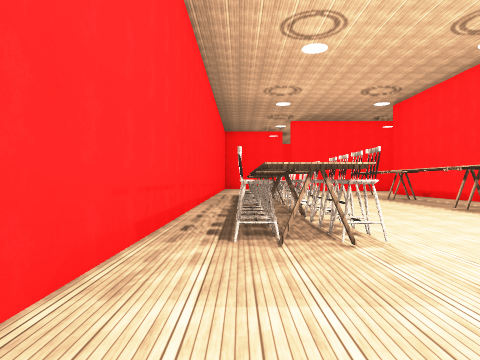
view 1 (above)

24 first-person views from a walk through a 3-D level made in the Unity game engine. The camera is 1.5 m above the floor, looks level and sees 70° across. The floor is counted in squares, 2 m on a side. Each view is taken from the middle of a square. On the plan, view 1 faces up. The plan holds only what a view shows up to about 11 squares ahead; the rest is blank. The place goes on beyond the plan. The player is left out. Surface patterns are stand-ins for the level's own textures.

view 2
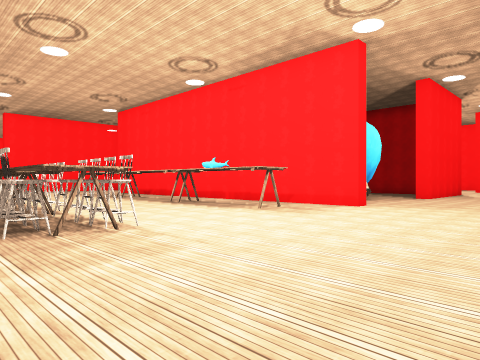

view 3
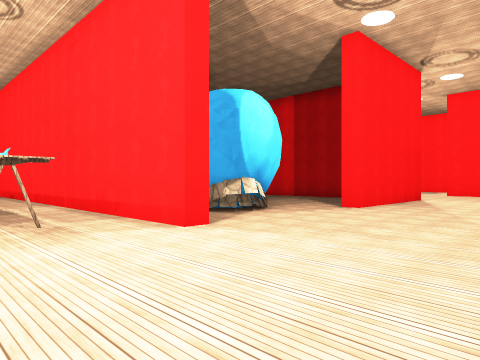

view 4
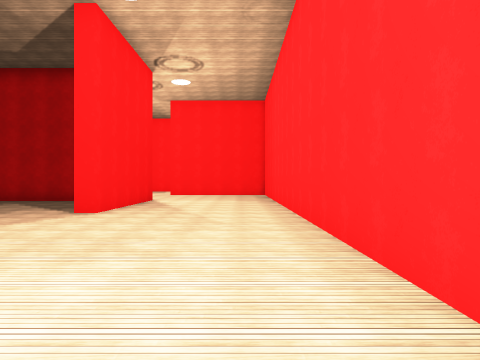

view 5
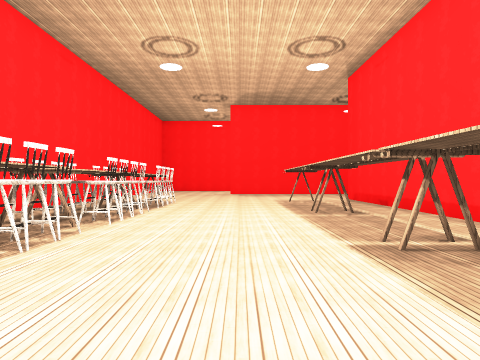

view 6
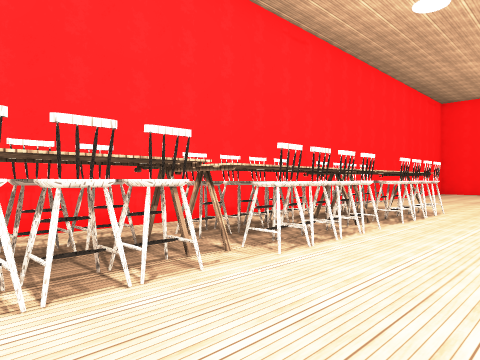

view 7
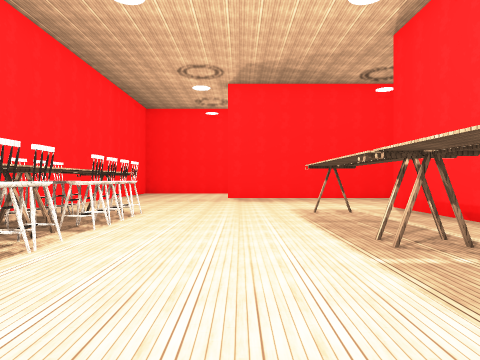

view 8
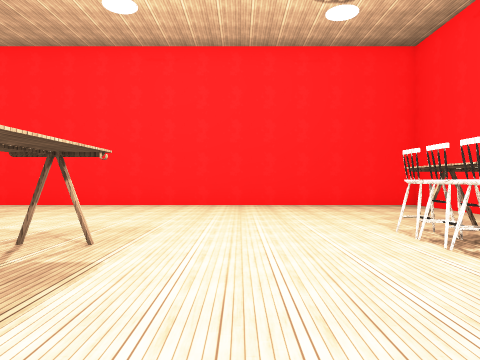

view 9
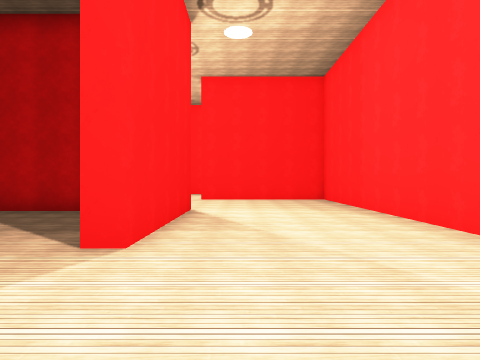

view 10
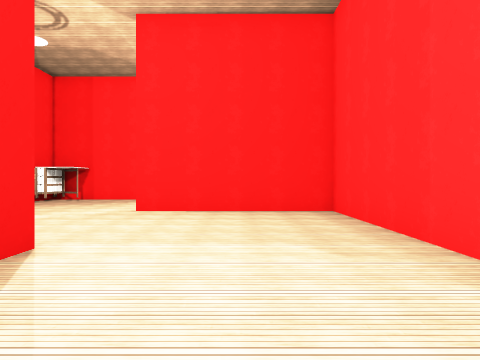

view 11
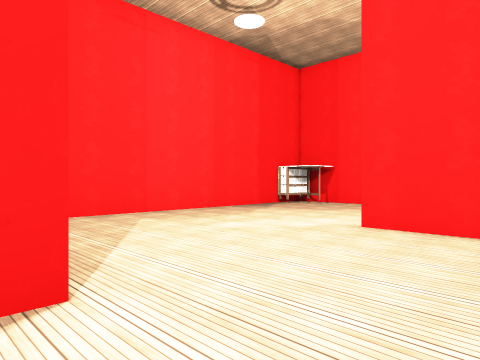

view 12
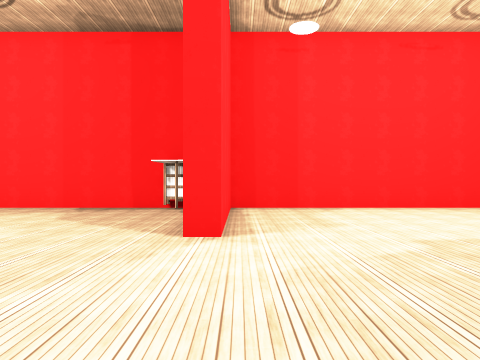

view 13
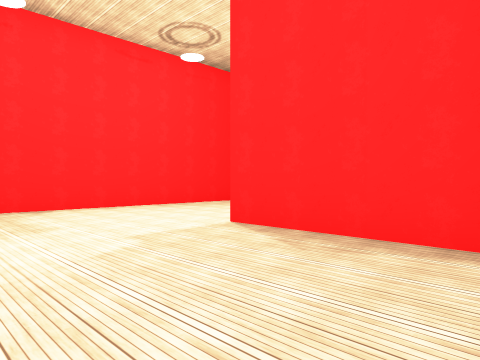

view 14
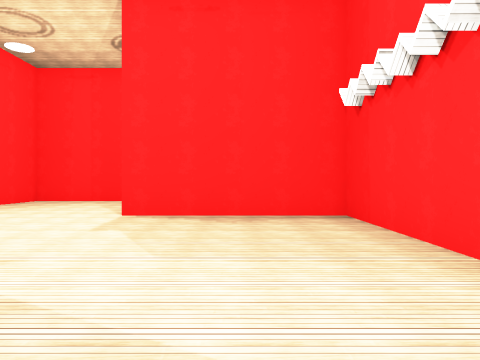

view 15
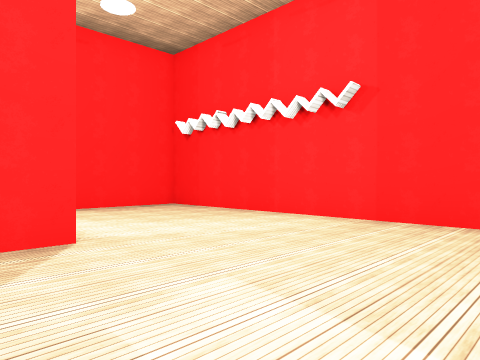

view 16
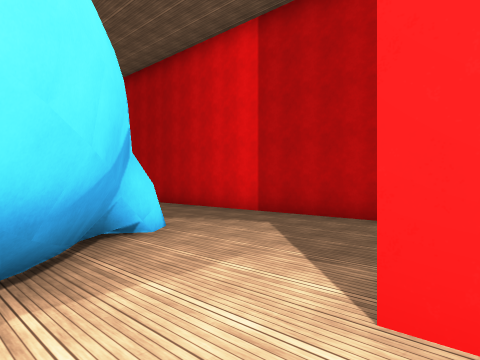

view 17
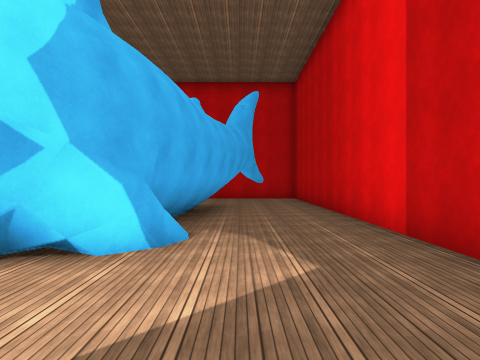

view 18
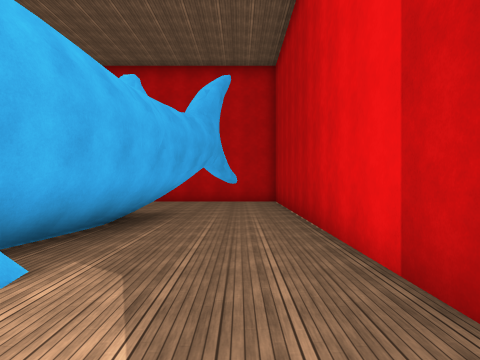

view 19
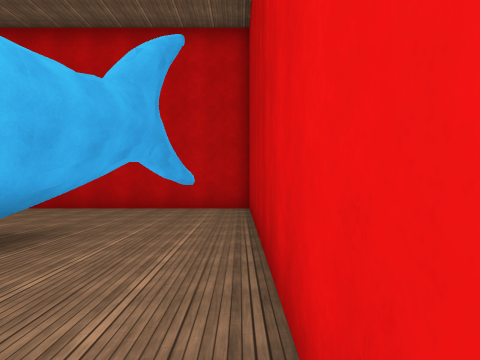

view 20
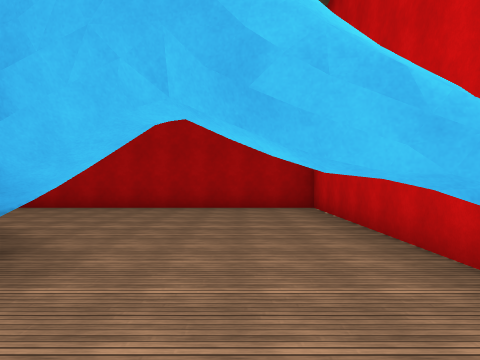

view 21
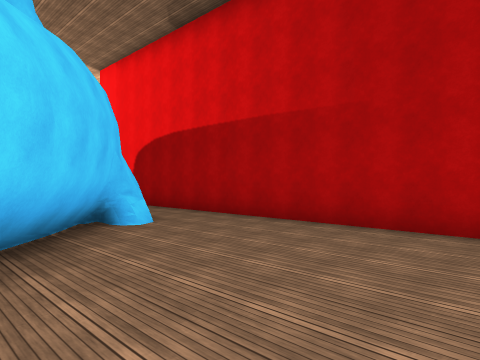

view 22
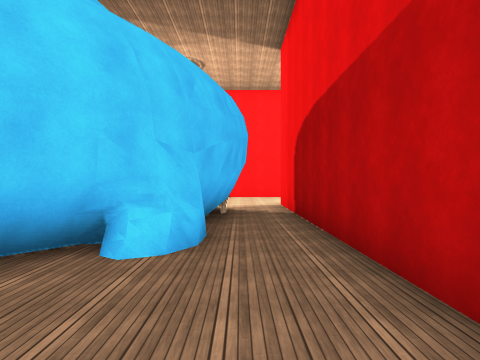

view 23
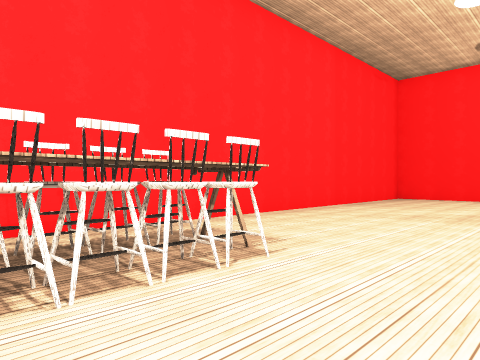

view 24
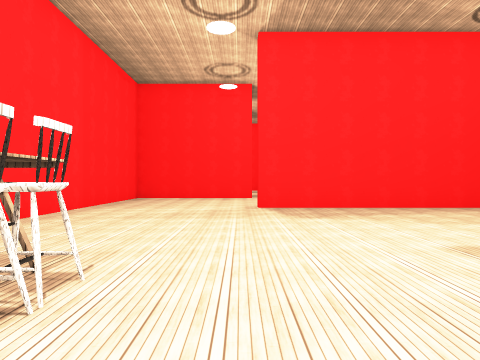

### Floor plan
Points are (right, up) in squares from view 1. A wall is a line through its corners. A room is listed if a view was taken in it or the views show most of it. See-through windows are left out.
Room 1 (views 1, 2, 3, 4, 5, 6, 7, 8, 9, 10, 11, 12, 13, 14, 15, 16, 17, 18, 19, 20, 23, 24)
walls: (15.8, 12) (15.2, 10); (15.4, 12.3) (14.6, 9.3); (15.8, 12.7) (14.8, 9) (14.8, 8.2); (15.5, 12.8) (15.3, 11.3); (15.3, 8.3) (15, 7.8) (14.3, 7.2); (15.8, 13.9) (15.5, 11.2); (14.8, 8.3) (14.5, 7.2) (13.7, 7.2); (14.6, 8.3) (14.4, 7.5); (15, 8.1) (14.7, 7.7); (14.9, 7.6) (14, 7.1) (13.5, 6.5); (14.2, 7.3) (13.3, 6) (12.8, 5.4); (13.3, 6.3) (12.6, 5.5); (18.3, 5.6) (18.3, 13.4); (18.3, 16.4) (18.3, 17.5); (16.9, 17.1) (16.5, 16.3); (12.9, 5.5) (12.3, 5.1) (11.6, 4.8); (17, 17.3) (16.8, 16.6); (12.2, 5.3) (11.2, 4.9); (18.2, 18) (15.4, 18); (11.8, 4.8) (10.9, 4.6) (10.5, 4.9) (10.2, 5.4); (11.5, 4.8) (11.3, 4.6); (11, 4.6) (10.5, 4.7); (18.8, 3.2) (13.8, 3.2) (13.8, 3.8); (10.6, 4.7) (10.4, 4.9) (10.3, 5.4); (8.7, 6.5) (8.7, 3.5) (8.3, 3.5) (8.3, 18.5); (27.5, 8.2) (21.1, 8.2); (28.8, 7.8) (28.8, 3.5) (28.2, 3.5) (28.2, 4.2); (28.2, 5.9) (28.2, 6.4); (9.5, 23.2) (3.5, 23.2); (25, -1.3) (33.3, -1.3) (33.3, 3.5); (34.8, 8.2) (28.8, 8.2); (37, 8.2) (36.4, 8.2); (-1.2, 25) (-1.2, -1.3) (23.3, -1.3) (23.3, 3.5)
low walls: (14.9, 10.9) (14.7, 10.1); (13.7, 7.2) (13, 6); (11.3, 4.9) (10.7, 5); (11.2, 4.9) (10.5, 5.4)
ways out: opening at (16, 16) to room 2; opening at (30.5, 8.5); opening at (35.5, 8.5)
objects: other object (0, 5); other object (0, 6); other object (0, 7); other object (0, 8); other object (0, 9); other object (0, 11); other object (0, 12); other object (0, 13); other object (0, 15); other object (0, 16); other object (1, 4); other object (1, 5); other object (1, 6); other object (1, 7); other object (1, 8) to (2, 8); other object (1, 9) to (2, 9); other object (1, 10); other object (1, 11); other object (1, 12); other object (1, 13); other object (1, 14); other object (1, 15); other object (1, 16); other object (6, 5); other object (6, 9); other object (6, 13); other object (6, 17); other object (28, 8)
Room 2 (views 21, 22)
walls: (11.5, 10.1) (13.5, 12.8); (10.8, 10.2) (11.4, 10.3); (10.8, 10.1) (11.7, 10.5); (10.9, 10) (11.4, 10.4); (10.4, 9.7) (10.7, 10.4); (10.5, 9.5) (11.2, 10.4); (10.5, 9.4) (10.8, 10.2) (11.5, 10.3) (13.5, 13); (10.7, 9.3) (11.2, 9.9); (15.4, 18) (8.7, 18) (8.7, 6.5); (10.2, 7.4) (10.7, 8.9); (10.4, 7.3) (10.7, 8.3); (10.2, 6.7) (10.4, 7.4)
low walls: (12.2, 10.6) (12.6, 11.2); (11.1, 10.5) (11.5, 10.3); (10.7, 10.4) (11, 10.5) (11.5, 10.2)
ways out: opening at (16, 16) to room 1

Positions as (right, up) in squares from view 1, and headings:
1: (0, 0), facing up
2: (-1, -1), facing up-right
3: (5, -1), facing up-right
4: (6, 0), facing right
5: (4, 5), facing up
6: (4, 8), facing up-left
7: (4, 9), facing up
8: (4, 9), facing down
9: (10, 2), facing right
10: (15, 1), facing right
11: (18, 1), facing up-right
12: (29, -1), facing up
13: (29, -1), facing up-right
14: (26, 1), facing right
15: (24, 5), facing down-right
16: (12, 3), facing up-right
17: (16, 4), facing up
18: (17, 6), facing up
19: (18, 9), facing up
20: (18, 16), facing left
21: (14, 16), facing down-left
22: (10, 14), facing down
23: (4, 14), facing up-left
24: (3, 14), facing up
